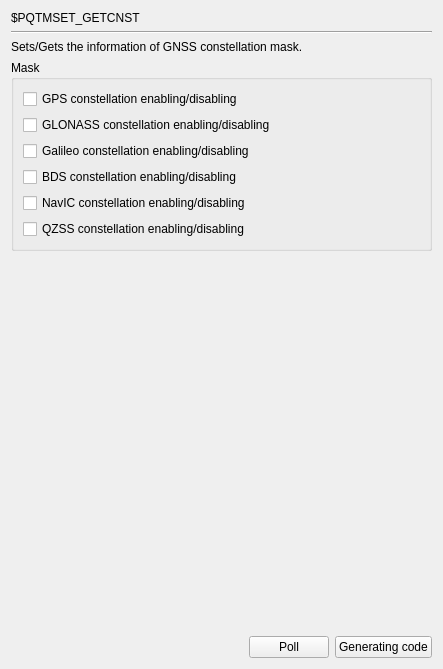
     <widget class="QWidget" name="page_PQTMSET_GETCNST">
      <layout class="QGridLayout" name="gridLayout_30">
       <item row="0" column="0">
        <widget class="QLabel" name="label_498">
         <property name="text">
          <string>$PQTMSET_GETCNST</string>
         </property>
        </widget>
       </item>
       <item row="1" column="0" colspan="3">
        <widget class="Line" name="line_127">
         <property name="orientation">
          <enum>Qt::Horizontal</enum>
         </property>
        </widget>
       </item>
       <item row="2" column="0" colspan="3">
        <widget class="QLabel" name="label_499">
         <property name="text">
          <string>Sets/Gets the information of GNSS constellation mask.</string>
         </property>
        </widget>
       </item>
       <item row="3" column="0" colspan="3">
        <widget class="QGroupBox" name="groupBox_217">
         <property name="title">
          <string>Mask</string>
         </property>
         <layout class="QGridLayout" name="gridLayout_243">
          <item row="0" column="0">
           <widget class="QCheckBox" name="checkBox_PQTMSET_GETCNST_GPS">
            <property name="text">
             <string>GPS constellation enabling/disabling</string>
            </property>
           </widget>
          </item>
          <item row="1" column="0">
           <widget class="QCheckBox" name="checkBox_PQTMSET_GETCNST_GLONASS">
            <property name="text">
             <string>GLONASS constellation enabling/disabling</string>
            </property>
           </widget>
          </item>
          <item row="2" column="0">
           <widget class="QCheckBox" name="checkBox_PQTMSET_GETCNST_Galileo">
            <property name="text">
             <string>Galileo constellation enabling/disabling</string>
            </property>
           </widget>
          </item>
          <item row="3" column="0">
           <widget class="QCheckBox" name="checkBox_PQTMSET_GETCNST_BDS">
            <property name="text">
             <string>BDS constellation enabling/disabling</string>
            </property>
           </widget>
          </item>
          <item row="4" column="0">
           <widget class="QCheckBox" name="checkBox_PQTMSET_GETCNST_NAVIC">
            <property name="text">
             <string>NavIC constellation enabling/disabling</string>
            </property>
           </widget>
          </item>
          <item row="5" column="0">
           <widget class="QCheckBox" name="checkBox_PQTMSET_GETCNST_QZSS">
            <property name="text">
             <string>QZSS constellation enabling/disabling</string>
            </property>
           </widget>
          </item>
         </layout>
        </widget>
       </item>
       <item row="4" column="2">
        <spacer name="verticalSpacer_127">
         <property name="orientation">
          <enum>Qt::Vertical</enum>
         </property>
         <property name="sizeHint" stdset="0">
          <size>
           <width>20</width>
           <height>379</height>
          </size>
         </property>
        </spacer>
       </item>
       <item row="5" column="0">
        <spacer name="horizontalSpacer_127">
         <property name="orientation">
          <enum>Qt::Horizontal</enum>
         </property>
         <property name="sizeHint" stdset="0">
          <size>
           <width>232</width>
           <height>20</height>
          </size>
         </property>
        </spacer>
       </item>
       <item row="5" column="1">
        <widget class="QPushButton" name="poll_PQTMSET_GETCNST">
         <property name="text">
          <string>Poll</string>
         </property>
        </widget>
       </item>
       <item row="5" column="2">
        <widget class="QPushButton" name="GC_PQTMSET_GETCNST">
         <property name="text">
          <string>Generating code</string>
         </property>
        </widget>
       </item>
      </layout>
     </widget>
